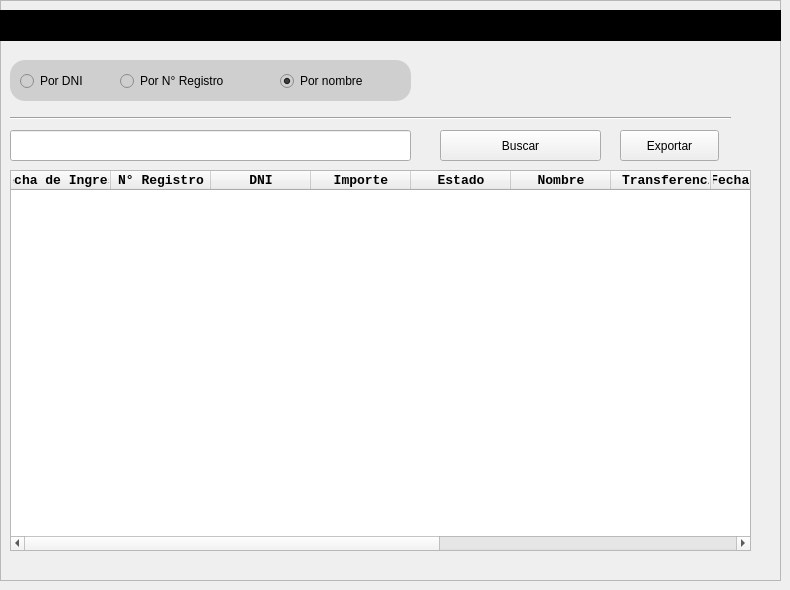
         <widget class="QWidget" name="p_buscar">
          <widget class="QFrame" name="frame_3">
           <property name="geometry">
            <rect>
             <x>0</x>
             <y>0</y>
             <width>781</width>
             <height>581</height>
            </rect>
           </property>
           <property name="styleSheet">
            <string notr="true"/>
           </property>
           <property name="frameShape">
            <enum>QFrame::StyledPanel</enum>
           </property>
           <property name="frameShadow">
            <enum>QFrame::Raised</enum>
           </property>
           <widget class="QTableWidget" name="tb_busqueda">
            <property name="geometry">
             <rect>
              <x>10</x>
              <y>170</y>
              <width>741</width>
              <height>381</height>
             </rect>
            </property>
            <property name="sizePolicy">
             <sizepolicy hsizetype="Expanding" vsizetype="Expanding">
              <horstretch>0</horstretch>
              <verstretch>0</verstretch>
             </sizepolicy>
            </property>
            <property name="font">
             <font>
              <family>Liberation Mono</family>
              <pointsize>10</pointsize>
              <weight>75</weight>
              <italic>false</italic>
              <bold>true</bold>
             </font>
            </property>
            <property name="styleSheet">
             <string notr="true"/>
            </property>
            <property name="editTriggers">
             <set>QAbstractItemView::NoEditTriggers</set>
            </property>
            <property name="alternatingRowColors">
             <bool>true</bool>
            </property>
            <property name="selectionBehavior">
             <enum>QAbstractItemView::SelectItems</enum>
            </property>
            <property name="gridStyle">
             <enum>Qt::SolidLine</enum>
            </property>
            <property name="sortingEnabled">
             <bool>false</bool>
            </property>
            <attribute name="verticalHeaderVisible">
             <bool>false</bool>
            </attribute>
            <attribute name="verticalHeaderHighlightSections">
             <bool>false</bool>
            </attribute>
            <column>
             <property name="text">
              <string>Fecha de Ingreso</string>
             </property>
            </column>
            <column>
             <property name="text">
              <string>N° Registro</string>
             </property>
            </column>
            <column>
             <property name="text">
              <string>DNI</string>
             </property>
            </column>
            <column>
             <property name="text">
              <string>Importe</string>
             </property>
            </column>
            <column>
             <property name="text">
              <string>Estado</string>
             </property>
            </column>
            <column>
             <property name="text">
              <string>Nombre</string>
             </property>
            </column>
            <column>
             <property name="text">
              <string>N° Transferencia</string>
             </property>
            </column>
            <column>
             <property name="text">
              <string>Fecha de pago</string>
             </property>
            </column>
            <column>
             <property name="text">
              <string>Observaciones</string>
             </property>
            </column>
            <column>
             <property name="text">
              <string>Concepto</string>
             </property>
            </column>
            <column>
             <property name="text">
              <string>Fecha Prestacion</string>
             </property>
            </column>
            <column>
             <property name="text">
              <string>Orden</string>
             </property>
            </column>
           </widget>
           <widget class="QLineEdit" name="txt_busqueda">
            <property name="geometry">
             <rect>
              <x>10</x>
              <y>130</y>
              <width>401</width>
              <height>31</height>
             </rect>
            </property>
           </widget>
           <widget class="QPushButton" name="btn_busqueda">
            <property name="geometry">
             <rect>
              <x>440</x>
              <y>130</y>
              <width>161</width>
              <height>31</height>
             </rect>
            </property>
            <property name="text">
             <string>Buscar</string>
            </property>
            <property name="shortcut">
             <string>Return</string>
            </property>
           </widget>
           <widget class="QPushButton" name="btn_exportar_busqueda">
            <property name="geometry">
             <rect>
              <x>620</x>
              <y>130</y>
              <width>99</width>
              <height>31</height>
             </rect>
            </property>
            <property name="text">
             <string>Exportar</string>
            </property>
           </widget>
           <widget class="Line" name="line_5">
            <property name="geometry">
             <rect>
              <x>10</x>
              <y>110</y>
              <width>721</width>
              <height>16</height>
             </rect>
            </property>
            <property name="orientation">
             <enum>Qt::Horizontal</enum>
            </property>
           </widget>
           <widget class="QFrame" name="frame_11">
            <property name="geometry">
             <rect>
              <x>10</x>
              <y>60</y>
              <width>401</width>
              <height>41</height>
             </rect>
            </property>
            <property name="styleSheet">
             <string notr="true">border-radius:15px;
background-color:#cfcfcf;</string>
            </property>
            <property name="frameShape">
             <enum>QFrame::StyledPanel</enum>
            </property>
            <property name="frameShadow">
             <enum>QFrame::Raised</enum>
            </property>
            <widget class="QRadioButton" name="rb_pornombre">
             <property name="geometry">
              <rect>
               <x>270</x>
               <y>10</y>
               <width>121</width>
               <height>22</height>
              </rect>
             </property>
             <property name="styleSheet">
              <string notr="true">color:rgb(0, 0, 0);</string>
             </property>
             <property name="text">
              <string>Por nombre</string>
             </property>
             <property name="checked">
              <bool>true</bool>
             </property>
            </widget>
            <widget class="QRadioButton" name="rb_porregistro">
             <property name="geometry">
              <rect>
               <x>110</x>
               <y>10</y>
               <width>141</width>
               <height>22</height>
              </rect>
             </property>
             <property name="styleSheet">
              <string notr="true">color:rgb(0, 0, 0);</string>
             </property>
             <property name="text">
              <string>Por N° Registro</string>
             </property>
            </widget>
            <widget class="QRadioButton" name="rb_pordni">
             <property name="geometry">
              <rect>
               <x>10</x>
               <y>10</y>
               <width>91</width>
               <height>22</height>
              </rect>
             </property>
             <property name="styleSheet">
              <string notr="true">color:rgb(0, 0, 0);</string>
             </property>
             <property name="text">
              <string>Por DNI</string>
             </property>
             <property name="checked">
              <bool>false</bool>
             </property>
            </widget>
           </widget>
           <widget class="QFrame" name="frame_24">
            <property name="geometry">
             <rect>
              <x>0</x>
              <y>10</y>
              <width>781</width>
              <height>31</height>
             </rect>
            </property>
            <property name="styleSheet">
             <string notr="true">background-color:rgb(0, 0, 0)</string>
            </property>
            <property name="frameShape">
             <enum>QFrame::StyledPanel</enum>
            </property>
            <property name="frameShadow">
             <enum>QFrame::Raised</enum>
            </property>
            <widget class="QLabel" name="label_10">
             <property name="geometry">
              <rect>
               <x>10</x>
               <y>7</y>
               <width>191</width>
               <height>17</height>
              </rect>
             </property>
             <property name="font">
              <font>
               <weight>75</weight>
               <bold>true</bold>
              </font>
             </property>
             <property name="text">
              <string>BUSCAR REGISTROS</string>
             </property>
            </widget>
           </widget>
          </widget>
         </widget>
